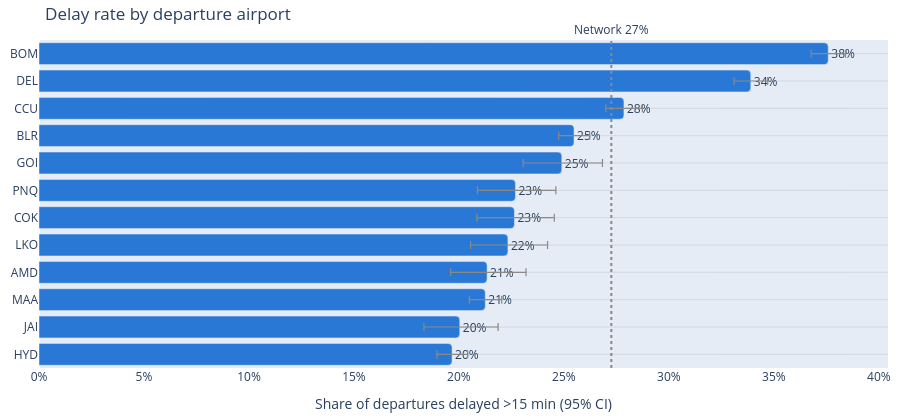

Here is the notebook cell this chart was saved with:
### Markdown cell above
## 4. Delay rates by airport

Delay rates are shown with 95% Wilson confidence intervals.

### Code cell
air = A.by_airport(df)
display(air.style.format({"Delay_Rate": "{:.1%}", "CI_Low": "{:.1%}", "CI_High": "{:.1%}",
                          "Avg_Delay": "{:.1f}", "P90_Delay": "{:.0f}", "Weather_Share": "{:.1%}"}))
C.airport_rates(df).show()

### Figure 1 — Plotly figure (JSON) as saved in the notebook; plotly's stock layout.template omitted (floating-point values rounded to 4 significant figures)
{"data": [{"cliponaxis": false, "customdata": [[11420.0, 9.588, 27.0], [1971.0, 10.46, 27.0], [10800.0, 10.5, 29.0], [1996.0, 11.24, 33.0], [1979.0, 11.8, 32.0], [1974.0, 11.25, 31.0], [1930.0, 10.94, 30.0], [2012.0, 12.3, 34.0], [13390.0, 11.98, 32.0], [10130.0, 13.06, 34.0], [13420.0, 15.92, 41.0], [13400.0, 17.33, 44.0]], "error_x": {"array": [0.007392, 0.01825, 0.007817, 0.01852, 0.01888, 0.01898, 0.01922, 0.01936, 0.00745, 0.008812, 0.008054, 0.008235], "arrayminus": [0.007188, 0.01708, 0.007613, 0.01742, 0.0178, 0.01792, 0.01813, 0.01841, 0.007309, 0.008644, 0.007962, 0.008164], "color": "#8a8985", "symmetric": false, "thickness": 1.2, "type": "data"}, "hovertemplate": "<b>%{y}</b><br>Delay rate %{x:.1%}<br>Flights %{customdata[0]:,}<br>Avg delay %{customdata[1]:.1f} min<br>P90 delay %{customdata[2]:.0f} min<extra></extra>", "marker": {"color": "#2a78d6", "cornerradius": 4}, "orientation": "h", "text": ["20%", "20%", "21%", "21%", "22%", "23%", "23%", "25%", "25%", "28%", "34%", "38%"], "textposition": "outside", "type": "bar", "x": [0.1967, 0.2004, 0.2126, 0.2134, 0.2233, 0.2264, 0.2269, 0.249, 0.2548, 0.2786, 0.339, 0.3759], "y": ["HYD", "JAI", "MAA", "AMD", "LKO", "COK", "PNQ", "GOI", "BLR", "CCU", "DEL", "BOM"]}], "layout": {"annotations": [{"showarrow": false, "text": "Network 27%", "x": 0.2726, "xanchor": "center", "xref": "x", "y": 1, "yanchor": "bottom", "yref": "y domain"}], "height": 420, "hoverlabel": {"namelength": -1}, "legend": {"orientation": "h", "x": 0, "y": 1.02, "yanchor": "bottom"}, "margin": {"b": 10, "l": 10, "r": 10, "t": 40}, "shapes": [{"line": {"color": "#8a8985", "dash": "dot"}, "type": "line", "x0": 0.2726, "x1": 0.2726, "xref": "x", "y0": 0, "y1": 1, "yref": "y domain"}], "title": {"text": "Delay rate by departure airport"}, "xaxis": {"showgrid": false, "tickformat": ".0%", "title": {"text": "Share of departures delayed >15 min (95% CI)"}}, "yaxis": {"gridcolor": "rgba(128,128,128,0.18)", "zeroline": false}}}
